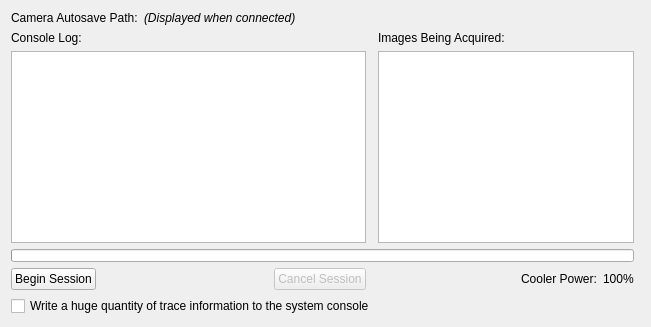
      <widget class="QWidget" name="runSessionTab">
       <attribute name="title">
        <string>Run Session</string>
       </attribute>
       <attribute name="toolTip">
        <string>Control, status, and console of the running acquisition session</string>
       </attribute>
       <layout class="QGridLayout" name="gridLayout_12">
        <item row="0" column="0">
         <layout class="QHBoxLayout" name="horizontalLayout_12">
          <item>
           <widget class="QLabel" name="label_3">
            <property name="sizePolicy">
             <sizepolicy hsizetype="Maximum" vsizetype="Preferred">
              <horstretch>0</horstretch>
              <verstretch>0</verstretch>
             </sizepolicy>
            </property>
            <property name="text">
             <string>Camera Autosave Path:</string>
            </property>
            <property name="alignment">
             <set>Qt::AlignLeading|Qt::AlignLeft|Qt::AlignTop</set>
            </property>
           </widget>
          </item>
          <item>
           <widget class="QLabel" name="cameraPath">
            <property name="toolTip">
             <string>Fyi, the path where TheSkyX is saving acquired images</string>
            </property>
            <property name="text">
             <string>&lt;html&gt;&lt;head/&gt;&lt;body&gt;&lt;p&gt;&lt;span style=&quot; font-style:italic;&quot;&gt;(Displayed when connected)&lt;/span&gt;&lt;/p&gt;&lt;/body&gt;&lt;/html&gt;</string>
            </property>
            <property name="alignment">
             <set>Qt::AlignLeading|Qt::AlignLeft|Qt::AlignTop</set>
            </property>
            <property name="wordWrap">
             <bool>true</bool>
            </property>
           </widget>
          </item>
         </layout>
        </item>
        <item row="1" column="0">
         <layout class="QGridLayout" name="gridLayout_7">
          <property name="rightMargin">
           <number>6</number>
          </property>
          <item row="3" column="5">
           <layout class="QHBoxLayout" name="coolerPowerLayout">
            <item alignment="Qt::AlignRight">
             <widget class="QLabel" name="coolerPowerLabel">
              <property name="text">
               <string>Cooler Power:</string>
              </property>
             </widget>
            </item>
            <item>
             <widget class="QLabel" name="coolerPowerValue">
              <property name="sizePolicy">
               <sizepolicy hsizetype="Fixed" vsizetype="Preferred">
                <horstretch>0</horstretch>
                <verstretch>0</verstretch>
               </sizepolicy>
              </property>
              <property name="text">
               <string>100%</string>
              </property>
             </widget>
            </item>
           </layout>
          </item>
          <item row="0" column="0" colspan="4">
           <widget class="QLabel" name="Subtitle_tab4a">
            <property name="text">
             <string>Console Log:</string>
            </property>
           </widget>
          </item>
          <item row="3" column="1">
           <spacer name="horizontalSpacer_7">
            <property name="orientation">
             <enum>Qt::Horizontal</enum>
            </property>
            <property name="sizeType">
             <enum>QSizePolicy::Fixed</enum>
            </property>
            <property name="sizeHint" stdset="0">
             <size>
              <width>160</width>
              <height>20</height>
             </size>
            </property>
           </spacer>
          </item>
          <item row="3" column="3">
           <widget class="QPushButton" name="cancelSessionButton">
            <property name="enabled">
             <bool>false</bool>
            </property>
            <property name="toolTip">
             <string>Cancel the running acquisition process</string>
            </property>
            <property name="text">
             <string>Cancel Session</string>
            </property>
           </widget>
          </item>
          <item row="1" column="0" colspan="4">
           <widget class="QListWidget" name="consoleList">
            <property name="toolTip">
             <string>Messages from the acquisition process</string>
            </property>
           </widget>
          </item>
          <item row="0" column="5">
           <widget class="QLabel" name="Subtitle_tab4b">
            <property name="text">
             <string>Images Being Acquired:</string>
            </property>
           </widget>
          </item>
          <item row="2" column="0" colspan="6">
           <widget class="QProgressBar" name="progressBar">
            <property name="minimumSize">
             <size>
              <width>0</width>
              <height>0</height>
             </size>
            </property>
            <property name="maximumSize">
             <size>
              <width>16777215</width>
              <height>13</height>
             </size>
            </property>
            <property name="toolTip">
             <string>Shows progress of any long-running operation</string>
            </property>
            <property name="value">
             <number>0</number>
            </property>
            <property name="textVisible">
             <bool>false</bool>
            </property>
           </widget>
          </item>
          <item row="1" column="5">
           <widget class="QTableView" name="sessionTable">
            <property name="toolTip">
             <string>List of frame sets being acquired (omits any that are already complete)</string>
            </property>
            <property name="editTriggers">
             <set>QAbstractItemView::NoEditTriggers</set>
            </property>
            <property name="tabKeyNavigation">
             <bool>false</bool>
            </property>
            <property name="showDropIndicator" stdset="0">
             <bool>false</bool>
            </property>
            <property name="dragDropOverwriteMode">
             <bool>false</bool>
            </property>
            <property name="selectionMode">
             <enum>QAbstractItemView::NoSelection</enum>
            </property>
            <property name="wordWrap">
             <bool>false</bool>
            </property>
            <property name="cornerButtonEnabled">
             <bool>false</bool>
            </property>
            <attribute name="horizontalHeaderMinimumSectionSize">
             <number>40</number>
            </attribute>
            <attribute name="horizontalHeaderDefaultSectionSize">
             <number>40</number>
            </attribute>
            <attribute name="horizontalHeaderHighlightSections">
             <bool>false</bool>
            </attribute>
            <attribute name="verticalHeaderVisible">
             <bool>false</bool>
            </attribute>
            <attribute name="verticalHeaderHighlightSections">
             <bool>false</bool>
            </attribute>
           </widget>
          </item>
          <item row="3" column="0">
           <widget class="QPushButton" name="beginSessionButton">
            <property name="toolTip">
             <string>Start the acquisition process</string>
            </property>
            <property name="text">
             <string>Begin Session</string>
            </property>
           </widget>
          </item>
          <item row="4" column="0" colspan="6">
           <widget class="QCheckBox" name="writeTraceInfo">
            <property name="text">
             <string>Write a huge quantity of trace information to the system console</string>
            </property>
           </widget>
          </item>
         </layout>
        </item>
       </layout>
      </widget>
